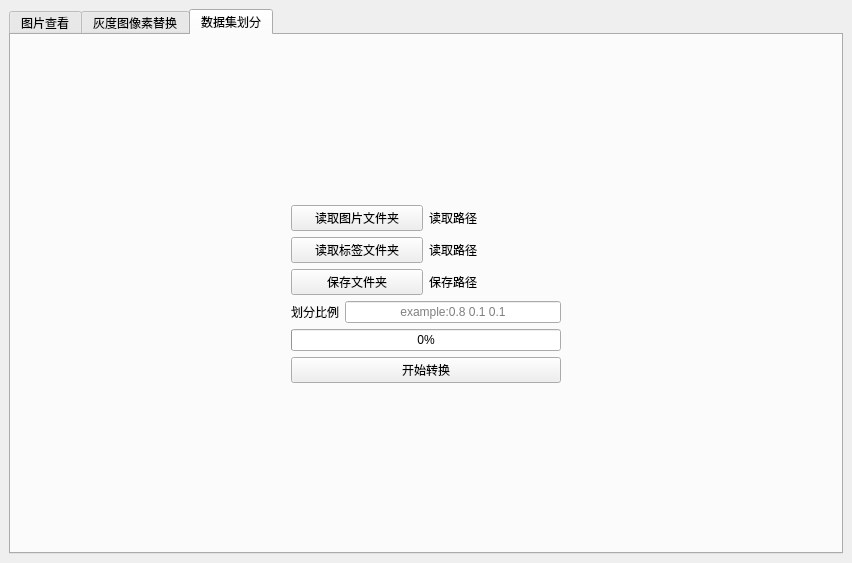
<?xml version="1.0" encoding="UTF-8"?>
<ui version="4.0">
 <class>main</class>
 <widget class="QMainWindow" name="main">
  <property name="geometry">
   <rect>
    <x>0</x>
    <y>0</y>
    <width>852</width>
    <height>563</height>
   </rect>
  </property>
  <property name="windowTitle">
   <string>MainWindow</string>
  </property>
  <widget class="QWidget" name="centralwidget">
   <layout class="QGridLayout" name="gridLayout">
    <item row="0" column="0">
     <widget class="QTabWidget" name="tabWidget">
      <property name="currentIndex">
       <number>2</number>
      </property>
      <widget class="QWidget" name="image_show">
       <attribute name="title">
        <string>图片查看</string>
       </attribute>
       <layout class="QGridLayout" name="gridLayout_3">
        <item row="3" column="1">
         <layout class="QHBoxLayout" name="horizontalLayout_6">
          <item>
           <widget class="QPushButton" name="bt_previous">
            <property name="maximumSize">
             <size>
              <width>60</width>
              <height>60</height>
             </size>
            </property>
            <property name="font">
             <font>
              <family>Adobe 黑体 Std R</family>
              <pointsize>10</pointsize>
              <bold>false</bold>
             </font>
            </property>
            <property name="text">
             <string>←</string>
            </property>
           </widget>
          </item>
          <item>
           <widget class="QLabel" name="lb_image_show_oringin">
            <property name="minimumSize">
             <size>
              <width>320</width>
              <height>320</height>
             </size>
            </property>
            <property name="styleSheet">
             <string notr="true">background-color: rgb(255, 255, 255);</string>
            </property>
            <property name="text">
             <string/>
            </property>
           </widget>
          </item>
          <item>
           <widget class="QLabel" name="inf_4">
            <property name="text">
             <string>→</string>
            </property>
            <property name="alignment">
             <set>Qt::AlignCenter</set>
            </property>
           </widget>
          </item>
          <item>
           <widget class="QLabel" name="lb_image_show_transformed">
            <property name="minimumSize">
             <size>
              <width>320</width>
              <height>320</height>
             </size>
            </property>
            <property name="styleSheet">
             <string notr="true">background-color: rgb(255, 255, 255);</string>
            </property>
            <property name="text">
             <string/>
            </property>
           </widget>
          </item>
          <item>
           <widget class="QPushButton" name="bt_next">
            <property name="maximumSize">
             <size>
              <width>60</width>
              <height>60</height>
             </size>
            </property>
            <property name="font">
             <font>
              <family>Adobe 黑体 Std R</family>
              <pointsize>10</pointsize>
             </font>
            </property>
            <property name="text">
             <string>→</string>
            </property>
           </widget>
          </item>
         </layout>
        </item>
        <item row="1" column="1">
         <layout class="QHBoxLayout" name="horizontalLayout_5">
          <item>
           <widget class="QPushButton" name="bt_read_image_path">
            <property name="text">
             <string>读取图片</string>
            </property>
           </widget>
          </item>
          <item>
           <widget class="QLabel" name="lb_image_path">
            <property name="text">
             <string>读取图片路径</string>
            </property>
           </widget>
          </item>
         </layout>
        </item>
        <item row="2" column="1">
         <layout class="QHBoxLayout" name="horizontalLayout_7">
          <item>
           <widget class="QLabel" name="inf_2">
            <property name="text">
             <string>灰度图像素映射</string>
            </property>
           </widget>
          </item>
          <item>
           <widget class="QLineEdit" name="le_image_pixel_oringin"/>
          </item>
          <item>
           <widget class="QLabel" name="inf_3">
            <property name="text">
             <string>→</string>
            </property>
           </widget>
          </item>
          <item>
           <widget class="QLineEdit" name="le_image_pixel_saveas"/>
          </item>
         </layout>
        </item>
        <item row="0" column="1">
         <spacer name="verticalSpacer_4">
          <property name="orientation">
           <enum>Qt::Vertical</enum>
          </property>
          <property name="sizeHint" stdset="0">
           <size>
            <width>20</width>
            <height>40</height>
           </size>
          </property>
         </spacer>
        </item>
        <item row="5" column="1">
         <spacer name="verticalSpacer_3">
          <property name="orientation">
           <enum>Qt::Vertical</enum>
          </property>
          <property name="sizeHint" stdset="0">
           <size>
            <width>20</width>
            <height>40</height>
           </size>
          </property>
         </spacer>
        </item>
        <item row="4" column="1">
         <widget class="QPushButton" name="bt_reflash_image">
          <property name="text">
           <string>刷新</string>
          </property>
         </widget>
        </item>
        <item row="3" column="0">
         <spacer name="horizontalSpacer_4">
          <property name="orientation">
           <enum>Qt::Horizontal</enum>
          </property>
          <property name="sizeHint" stdset="0">
           <size>
            <width>40</width>
            <height>20</height>
           </size>
          </property>
         </spacer>
        </item>
        <item row="3" column="2">
         <spacer name="horizontalSpacer_3">
          <property name="orientation">
           <enum>Qt::Horizontal</enum>
          </property>
          <property name="sizeHint" stdset="0">
           <size>
            <width>40</width>
            <height>20</height>
           </size>
          </property>
         </spacer>
        </item>
       </layout>
      </widget>
      <widget class="QWidget" name="pixel_transform">
       <attribute name="title">
        <string>灰度图像素替换</string>
       </attribute>
       <layout class="QGridLayout" name="gridLayout_2">
        <item row="0" column="1">
         <spacer name="verticalSpacer_2">
          <property name="orientation">
           <enum>Qt::Vertical</enum>
          </property>
          <property name="sizeHint" stdset="0">
           <size>
            <width>20</width>
            <height>40</height>
           </size>
          </property>
         </spacer>
        </item>
        <item row="1" column="1">
         <layout class="QHBoxLayout" name="horizontalLayout_4">
          <item>
           <widget class="QLabel" name="inf_5">
            <property name="text">
             <string>像素映射</string>
            </property>
           </widget>
          </item>
          <item>
           <widget class="QLineEdit" name="le_pixel_oringin"/>
          </item>
          <item>
           <widget class="QLabel" name="inf">
            <property name="text">
             <string>→</string>
            </property>
           </widget>
          </item>
          <item>
           <widget class="QLineEdit" name="le_pixel_saveas"/>
          </item>
         </layout>
        </item>
        <item row="3" column="1">
         <layout class="QHBoxLayout" name="horizontalLayout">
          <item>
           <widget class="QPushButton" name="bt_read_folder_path">
            <property name="text">
             <string>读取文件夹</string>
            </property>
           </widget>
          </item>
          <item>
           <widget class="QLabel" name="lb_read_folder_path">
            <property name="text">
             <string>读取路径</string>
            </property>
           </widget>
          </item>
         </layout>
        </item>
        <item row="4" column="1">
         <layout class="QHBoxLayout" name="horizontalLayout_2">
          <item>
           <widget class="QPushButton" name="bt_save_folder_path">
            <property name="text">
             <string>保存文件夹</string>
            </property>
           </widget>
          </item>
          <item>
           <widget class="QLabel" name="lb_save_folder_path">
            <property name="text">
             <string>保存路径</string>
            </property>
           </widget>
          </item>
         </layout>
        </item>
        <item row="5" column="1">
         <widget class="QProgressBar" name="pb_process">
          <property name="enabled">
           <bool>true</bool>
          </property>
          <property name="value">
           <number>0</number>
          </property>
         </widget>
        </item>
        <item row="6" column="1">
         <widget class="QPushButton" name="bt_start_process">
          <property name="text">
           <string>开始转换</string>
          </property>
         </widget>
        </item>
        <item row="7" column="1">
         <spacer name="verticalSpacer">
          <property name="orientation">
           <enum>Qt::Vertical</enum>
          </property>
          <property name="sizeHint" stdset="0">
           <size>
            <width>20</width>
            <height>40</height>
           </size>
          </property>
         </spacer>
        </item>
        <item row="3" column="2">
         <spacer name="horizontalSpacer_2">
          <property name="orientation">
           <enum>Qt::Horizontal</enum>
          </property>
          <property name="sizeHint" stdset="0">
           <size>
            <width>40</width>
            <height>20</height>
           </size>
          </property>
         </spacer>
        </item>
        <item row="3" column="0">
         <spacer name="horizontalSpacer">
          <property name="orientation">
           <enum>Qt::Horizontal</enum>
          </property>
          <property name="sizeHint" stdset="0">
           <size>
            <width>40</width>
            <height>20</height>
           </size>
          </property>
         </spacer>
        </item>
       </layout>
      </widget>
      <widget class="QWidget" name="datasets_split">
       <attribute name="title">
        <string>数据集划分</string>
       </attribute>
       <layout class="QGridLayout" name="gridLayout_4">
        <item row="4" column="0">
         <spacer name="horizontalSpacer_6">
          <property name="orientation">
           <enum>Qt::Horizontal</enum>
          </property>
          <property name="sizeHint" stdset="0">
           <size>
            <width>40</width>
            <height>20</height>
           </size>
          </property>
         </spacer>
        </item>
        <item row="4" column="1">
         <layout class="QHBoxLayout" name="horizontalLayout_3">
          <item>
           <widget class="QLabel" name="inf_6">
            <property name="text">
             <string>划分比例</string>
            </property>
           </widget>
          </item>
          <item>
           <widget class="QLineEdit" name="p3_le_radio">
            <property name="inputMask">
             <string/>
            </property>
            <property name="text">
             <string/>
            </property>
            <property name="alignment">
             <set>Qt::AlignCenter</set>
            </property>
            <property name="placeholderText">
             <string>example:0.8 0.1 0.1</string>
            </property>
           </widget>
          </item>
         </layout>
        </item>
        <item row="4" column="2">
         <spacer name="horizontalSpacer_5">
          <property name="orientation">
           <enum>Qt::Horizontal</enum>
          </property>
          <property name="sizeHint" stdset="0">
           <size>
            <width>40</width>
            <height>20</height>
           </size>
          </property>
         </spacer>
        </item>
        <item row="3" column="1">
         <layout class="QHBoxLayout" name="horizontalLayout_9">
          <item>
           <widget class="QPushButton" name="bt_save_folder_path_p3">
            <property name="text">
             <string>保存文件夹</string>
            </property>
           </widget>
          </item>
          <item>
           <widget class="QLabel" name="lb_save_folder_path_p3">
            <property name="text">
             <string>保存路径</string>
            </property>
           </widget>
          </item>
         </layout>
        </item>
        <item row="5" column="1">
         <widget class="QProgressBar" name="pb_process_p3">
          <property name="value">
           <number>0</number>
          </property>
         </widget>
        </item>
        <item row="6" column="1">
         <widget class="QPushButton" name="bt_start_process_p3">
          <property name="text">
           <string>开始转换</string>
          </property>
         </widget>
        </item>
        <item row="1" column="1">
         <layout class="QHBoxLayout" name="horizontalLayout_8">
          <item>
           <widget class="QPushButton" name="bt_read_img_folder_path_p3">
            <property name="text">
             <string>读取图片文件夹</string>
            </property>
           </widget>
          </item>
          <item>
           <widget class="QLabel" name="lb_read_img_folder_path_p3">
            <property name="text">
             <string>读取路径</string>
            </property>
           </widget>
          </item>
         </layout>
        </item>
        <item row="0" column="1">
         <spacer name="verticalSpacer_6">
          <property name="orientation">
           <enum>Qt::Vertical</enum>
          </property>
          <property name="sizeHint" stdset="0">
           <size>
            <width>20</width>
            <height>40</height>
           </size>
          </property>
         </spacer>
        </item>
        <item row="7" column="1">
         <spacer name="verticalSpacer_5">
          <property name="orientation">
           <enum>Qt::Vertical</enum>
          </property>
          <property name="sizeHint" stdset="0">
           <size>
            <width>20</width>
            <height>40</height>
           </size>
          </property>
         </spacer>
        </item>
        <item row="2" column="1">
         <layout class="QHBoxLayout" name="horizontalLayout_10">
          <item>
           <widget class="QPushButton" name="bt_read_gt_folder_path_p3">
            <property name="text">
             <string>读取标签文件夹</string>
            </property>
           </widget>
          </item>
          <item>
           <widget class="QLabel" name="lb_read_gt_folder_path_p3">
            <property name="text">
             <string>读取路径</string>
            </property>
           </widget>
          </item>
         </layout>
        </item>
       </layout>
      </widget>
     </widget>
    </item>
   </layout>
  </widget>
 </widget>
 <resources/>
 <connections/>
</ui>
